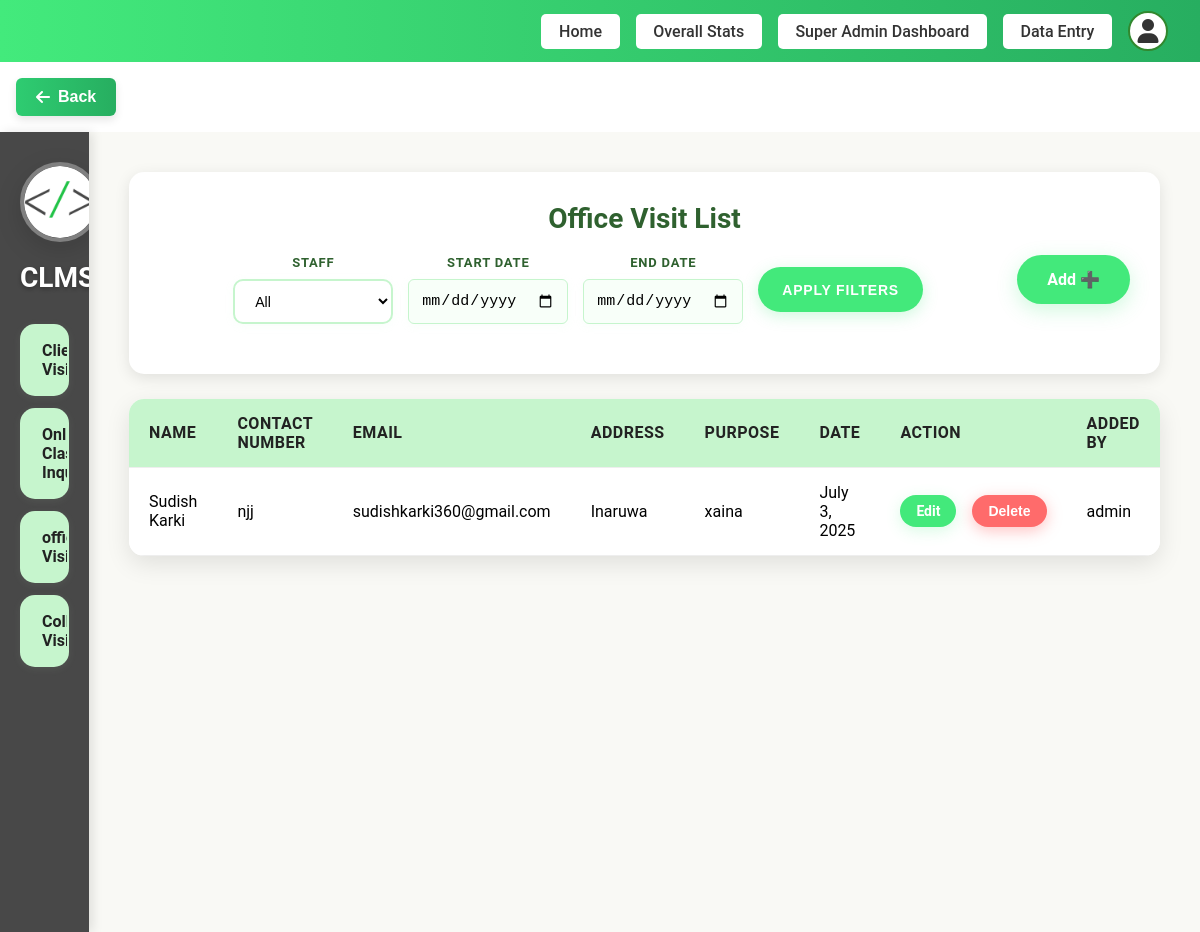
/add-dashboard/office-visit/list/ (signed in), run on an earlier commit of the app's database.
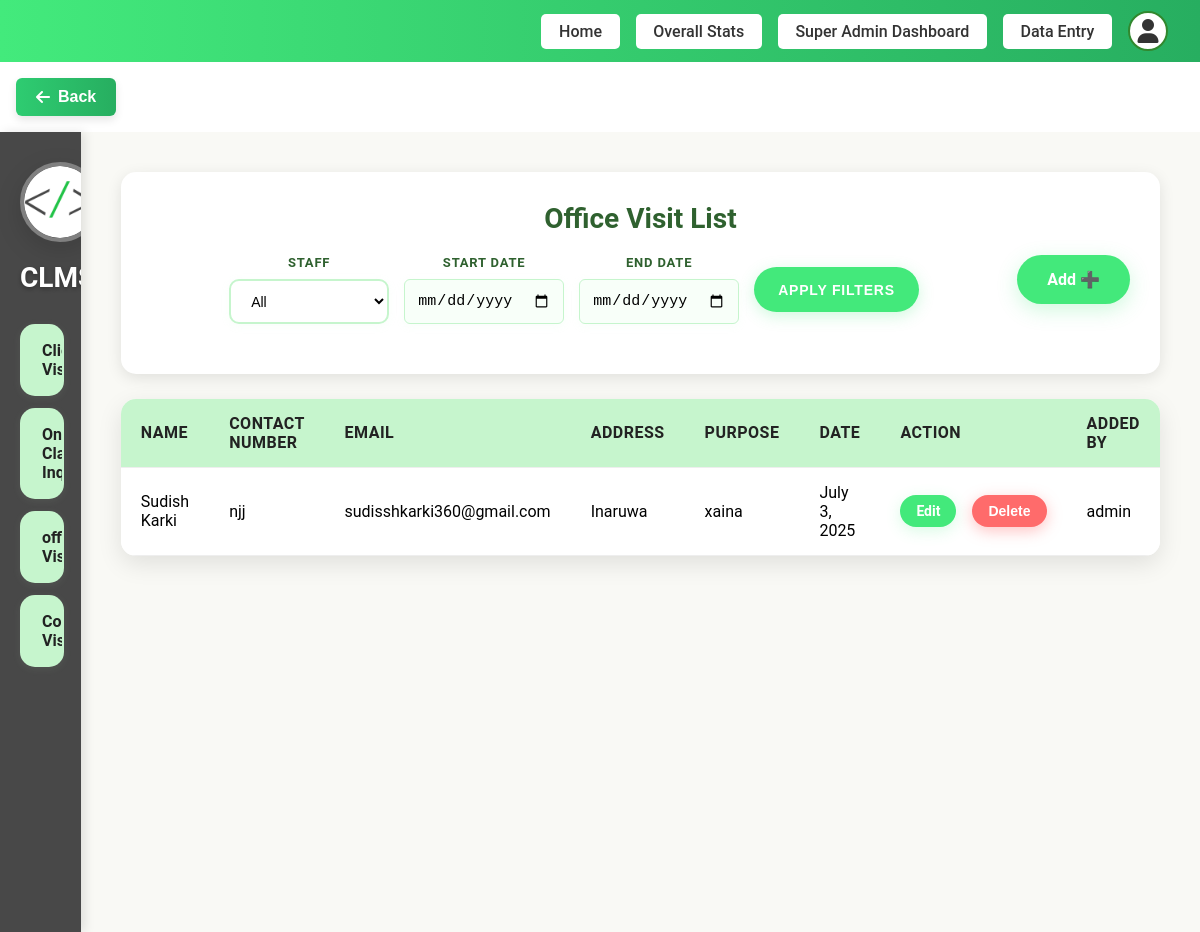
And on a later commit of the database.
### staff/models.py (models this page shows, shortened)
class OfficeVisit(models.Model):
    user = models.ForeignKey(User, on_delete=models.CASCADE)
    name = models.CharField(max_length=100)
    contact = models.CharField(max_length=20)
    email = models.EmailField()
    address = models.CharField(max_length=255)
    purpose = models.CharField(max_length=255)
    date = models.DateField()

### staff/views.py (the view)
# urls.py: path('office-visit/list/', views.office_visit_list, name='office_visit_list'),
@login_required
def office_visit_list(request):
    if request.user.is_superuser:
        office_visits = OfficeVisit.objects.all().order_by('-date')
        staff_filter = request.GET.get('staff')
        if staff_filter and staff_filter != 'all':
            office_visits = office_visits.filter(user_id=staff_filter)
        start_date = request.GET.get('start_date')
        end_date = request.GET.get('end_date')
        if start_date:
            try:
                start_date = datetime.strptime(start_date, '%Y-%m-%d').date()
                office_visits = office_visits.filter(date__gte=start_date)
            except ValueError:
                pass
        if end_date:
            try:
                end_date = datetime.strptime(end_date, '%Y-%m-%d').date()
                office_visits = office_visits.filter(date__lte=end_date)
            except ValueError:
                pass
        staff_users = User.objects.filter(is_staff=True).order_by('username')
    else:
        office_visits = OfficeVisit.objects.filter(user=request.user).order_by('-date')
        staff_users = None
    return render(request, 'pages/staff/Office_Visit.html', {
        'office_visits': office_visits,
        'staff_users': staff_users,
        'current_filters': {
            'staff': request.GET.get('staff', ''),
            'start_date': request.GET.get('start_date', ''),
            'end_date': request.GET.get('end_date', ''),
        }
    })

### templates/pages/staff/Office_Visit.html (shortened to what this page needs)
{% load static %}
<!DOCTYPE html>
<html lang="en">
<head>
  <link rel="stylesheet" href="{% static 'css/Visit.css' %}?v=1.2">
  <link rel="stylesheet" href="{% static 'css/dltvisit.css' %}?v=1.2">
</head>
{% include "layouts/header.html" %}
<body>
  <div class="container">
    <div class="sidebar">
      <div class="logo">
        <a href="{% url 'add_dashboard' %}">
         <img src="{% static 'assets/favicon.png' %}" alt="Logo">
        </a>
      </div>
      <h2>CLMS</h2>
      <ul>
        <li><a href="{% url 'client_visit_list' %}">Client Visit</a></li>
        <li><a href="{% url 'online_class_list' %}">Online Class Inquiry</a></li>
        <li><a href="{% url 'office_visit_list' %}">office Visit</a></li>
        <li><a href="{% url 'college_visit_list' %}">College/School Visit</a></li>
      </ul>
    </div>
    <div class="main-content">
      <div class="header">
        <h2>Office Visit List</h2>
        <div class="header-controls">
          <a href="{% url 'add_dashboard' %}" class="add-btn">Add ➕</a>
          {% if user.is_superuser and staff_users %}
          <div class="filter-container">
            <form method="GET" class="filter-form" style="display: flex; align-items: center; gap: 15px; flex-wrap: wrap;">
              <div class="filter-item">
                <label for="staff">Staff</label>
                <select name="staff" id="staff">
                  <option value="all" {% if current_filters.staff == 'all' or not current_filters.staff %}selected{% endif %}>All</option>
                </select>
              </div>
              <div class="filter-item">
                <label for="start_date">Start Date</label>
                <input type="date" name="start_date" id="start_date" value="{{ current_filters.start_date }}" placeholder="yyyy-mm-dd">
              </div>
              <div class="filter-item">
                <label for="end_date">End Date</label>
                <input type="date" name="end_date" id="end_date" value="{{ current_filters.end_date }}" placeholder="yyyy-mm-dd">
              </div>
              <button type="submit" class="apply-btn">Apply Filters</button>
            </form>
          </div>
          {% endif %}
        </div>
      </div>
      <table>
        <thead>
          <tr>
            <th>Name</th>
            <th>Contact Number</th>
            <th>Email</th>
            <th>Address</th>
            <th>Purpose</th>
            <th>Date</th>
            <th>Action</th>
            <th>Added By</th>
          </tr>
        </thead>
        <tbody>
          {% for visit in office_visits %}
          <tr class="{% cycle 'white-row' 'green-row' %}">
            <td>{{ visit.name }}</td>
            <td>{{ visit.contact }}</td>
            <td>{{ visit.email }}</td>
            <td>{{ visit.address }}</td>
            <td>{{ visit.purpose }}</td>
            <td>{{ visit.date }}</td>
            <td>
              <div class="action-buttons">
                <a href="{% url 'edit_office' visit.id %}" class="edit-btn">Edit</a>
                <button class="delete-btn" onclick="showOfficeVisitDeleteConfirmation('{{ visit.id }}', '{{ visit.name }}')">Delete</button>
              </div>
            </td>
            <td>{{ visit.user.username }}</td>
          </tr>
          {% empty %}
          <tr>
            <td colspan="8">No office visits available.</td>
          </tr>
          {% endfor %}
        </tbody>
      </table>
    </div>
  </div>
</body>
</html>

What changed in the data, as far as the page shows it:
changed OfficeVisit "Sudish Karki": email "sudishkarki360@gmail.com" → "sudisshkarki360@gmail.com"
